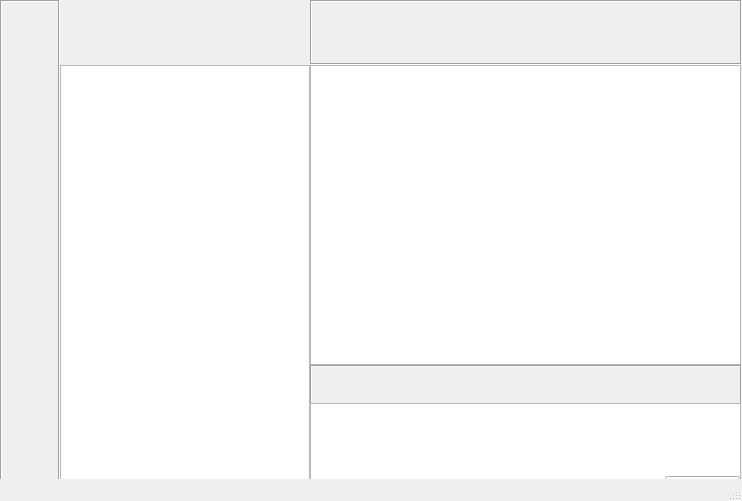
<?xml version="1.0" encoding="UTF-8"?>
<ui version="4.0">
 <class>MainWindow</class>
 <widget class="QMainWindow" name="MainWindow">
  <property name="enabled">
   <bool>true</bool>
  </property>
  <property name="geometry">
   <rect>
    <x>0</x>
    <y>0</y>
    <width>742</width>
    <height>501</height>
   </rect>
  </property>
  <property name="sizePolicy">
   <sizepolicy hsizetype="Preferred" vsizetype="Preferred">
    <horstretch>0</horstretch>
    <verstretch>0</verstretch>
   </sizepolicy>
  </property>
  <property name="windowTitle">
   <string>MainWindow</string>
  </property>
  <widget class="QWidget" name="centralwidget">
   <widget class="QLabel" name="label">
    <property name="geometry">
     <rect>
      <x>0</x>
      <y>0</y>
      <width>60</width>
      <height>501</height>
     </rect>
    </property>
    <property name="frameShape">
     <enum>QFrame::Box</enum>
    </property>
    <property name="frameShadow">
     <enum>QFrame::Sunken</enum>
    </property>
    <property name="text">
     <string/>
    </property>
    <property name="pixmap">
     <pixmap>bar.jpg</pixmap>
    </property>
    <property name="scaledContents">
     <bool>true</bool>
    </property>
   </widget>
   <widget class="QLabel" name="label_2">
    <property name="geometry">
     <rect>
      <x>60</x>
      <y>0</y>
      <width>251</width>
      <height>65</height>
     </rect>
    </property>
    <property name="frameShadow">
     <enum>QFrame::Sunken</enum>
    </property>
    <property name="text">
     <string/>
    </property>
    <property name="pixmap">
     <pixmap>search.jpg</pixmap>
    </property>
   </widget>
   <widget class="QPushButton" name="SearchPushButton">
    <property name="geometry">
     <rect>
      <x>74</x>
      <y>25</y>
      <width>191</width>
      <height>26</height>
     </rect>
    </property>
    <property name="text">
     <string/>
    </property>
    <property name="flat">
     <bool>true</bool>
    </property>
   </widget>
   <widget class="QTableWidget" name="tableWidget">
    <property name="geometry">
     <rect>
      <x>60</x>
      <y>65</y>
      <width>250</width>
      <height>435</height>
     </rect>
    </property>
   </widget>
   <widget class="QLabel" name="userLabel">
    <property name="geometry">
     <rect>
      <x>311</x>
      <y>1</y>
      <width>121</width>
      <height>62</height>
     </rect>
    </property>
    <property name="font">
     <font>
      <family>Arial</family>
      <pointsize>14</pointsize>
     </font>
    </property>
    <property name="text">
     <string/>
    </property>
    <property name="alignment">
     <set>Qt::AlignCenter</set>
    </property>
   </widget>
   <widget class="QLabel" name="label_3">
    <property name="geometry">
     <rect>
      <x>310</x>
      <y>0</y>
      <width>432</width>
      <height>65</height>
     </rect>
    </property>
    <property name="frameShape">
     <enum>QFrame::Box</enum>
    </property>
    <property name="frameShadow">
     <enum>QFrame::Sunken</enum>
    </property>
    <property name="text">
     <string/>
    </property>
    <property name="pixmap">
     <pixmap>title.jpg</pixmap>
    </property>
    <property name="scaledContents">
     <bool>false</bool>
    </property>
   </widget>
   <widget class="QTextBrowser" name="textBrowser">
    <property name="geometry">
     <rect>
      <x>310</x>
      <y>65</y>
      <width>431</width>
      <height>300</height>
     </rect>
    </property>
   </widget>
   <widget class="QPushButton" name="transPushButton">
    <property name="geometry">
     <rect>
      <x>350</x>
      <y>375</y>
      <width>31</width>
      <height>23</height>
     </rect>
    </property>
    <property name="sizePolicy">
     <sizepolicy hsizetype="Minimum" vsizetype="Maximum">
      <horstretch>0</horstretch>
      <verstretch>0</verstretch>
     </sizepolicy>
    </property>
    <property name="text">
     <string/>
    </property>
    <property name="flat">
     <bool>true</bool>
    </property>
   </widget>
   <widget class="QLabel" name="label_4">
    <property name="geometry">
     <rect>
      <x>310</x>
      <y>365</y>
      <width>432</width>
      <height>40</height>
     </rect>
    </property>
    <property name="frameShape">
     <enum>QFrame::Box</enum>
    </property>
    <property name="frameShadow">
     <enum>QFrame::Sunken</enum>
    </property>
    <property name="text">
     <string/>
    </property>
    <property name="pixmap">
     <pixmap>tool.jpg</pixmap>
    </property>
   </widget>
   <widget class="QTextEdit" name="chatTextEdit">
    <property name="geometry">
     <rect>
      <x>310</x>
      <y>403</y>
      <width>431</width>
      <height>97</height>
     </rect>
    </property>
   </widget>
   <widget class="QPushButton" name="sendPushButton">
    <property name="geometry">
     <rect>
      <x>665</x>
      <y>476</y>
      <width>75</width>
      <height>25</height>
     </rect>
    </property>
    <property name="font">
     <font>
      <family>微软雅黑</family>
      <pointsize>10</pointsize>
     </font>
    </property>
    <property name="text">
     <string>发 送(s)</string>
    </property>
   </widget>
  </widget>
  <widget class="QStatusBar" name="statusbar"/>
 </widget>
 <resources/>
 <connections/>
</ui>
